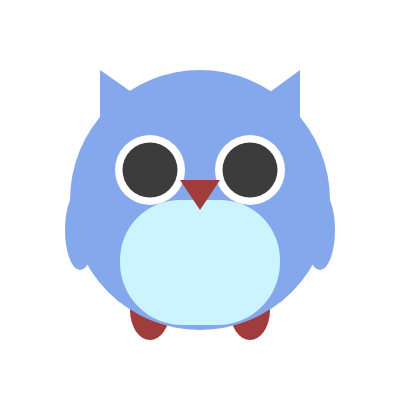
Frame 1 (no input)
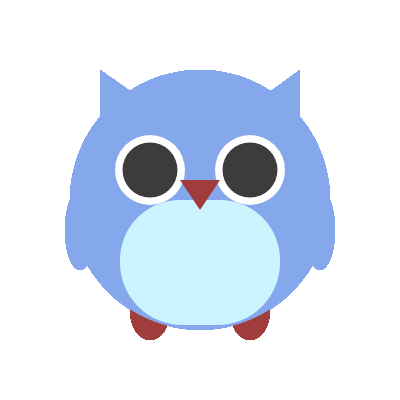
Frame 60 (no input)
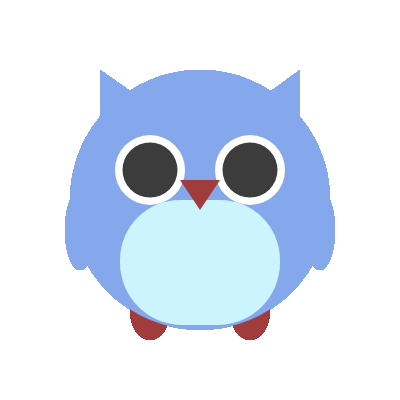
Frame 120 (the mouse pressed at the canvas centre since frame 60)

The p5.js sketch that drew these frames (run headless with seeded random() and noise() and a simulated clock; from frame 60 on, the mouse is pressed at the canvas centre):

// p5.js sketch
// ── sketch.js
let o= 200;

function setup() {
  createCanvas(400, 400);
 
}


function draw() {
  //background(150,100,120);
  
  noStroke();
  
  fill(133, 167, 236);
  triangle(100,70,100,180,300,210);
  triangle(300,70,150,180,300,210);
  //ears
  
  fill(160,60,60);
  ellipse(250,310,40,60);
  ellipse(150,310,40,60);
  //legs
  
   
  fill(133, 167, 236);
  ellipse(320,230,30,80);
  ellipse(80,230,30,80);

  //wings
 
  fill(133, 167, 236);
  ellipse(o,o,260,260);
  //face


  fill(255,255,255);
  ellipse(250,170,70,70);
  ellipse(150,170,70,70);
  
  fill(60,60,60);
  ellipse(250,170,55,55);
  ellipse(150,170,55,55);
  //eyes
  
  fill(203, 244, 255);
  rect(120,200,160,125,60,60,120); 
  
  fill(160,60,60);
  triangle(180,180,220,180,200,210);
  //nose
  
  



  
}
